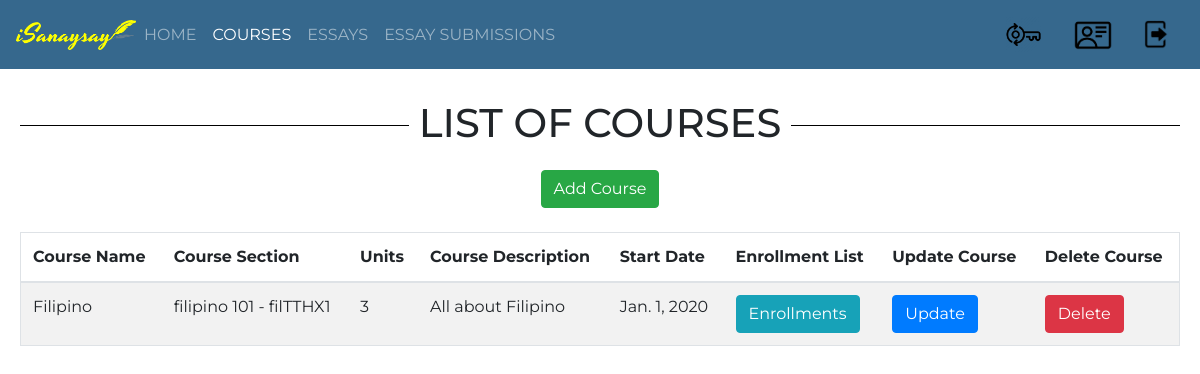
/isanaysay/view_courses (signed in), run on the app's committed database.
### users/models.py (models this page shows, shortened)
class Course(models.Model):
    pass
    semester_Choices = (
        ('A', 'First Semester'),
        ('B', 'Second Semester'),
        ('C', 'Summer'),
    )
    shoolYear_Choices = (
        ('1', '2019-2020'),
        ('2', '2020-2021'),
        ('3', '2021-2022'),
    )
    name = models.CharField(verbose_name="Course Name", max_length=128)
    course_code = models.CharField(verbose_name="Course Code", max_length=128)
    course_description = models.CharField(verbose_name="Course Description", max_length=500)
    course_detail = models.CharField(verbose_name="Course Detail", max_length=100)
    course_unit = models.IntegerField(verbose_name="Course Units", default=3)
    course_semester = models.CharField(max_length=1,choices=semester_Choices, default='A', verbose_name="Semester")
    course_school_year = models.CharField(max_length=1,choices=shoolYear_Choices, default='20', verbose_name="School Year")
    start_date = models.DateField(verbose_name="Course Start Date")
    end_date = models.DateField(verbose_name="Course End Date")
    students = models.ManyToManyField(CustomUser, related_name='students_enrolled')
    teacher = models.ForeignKey(CustomUser, verbose_name="Teacher", on_delete = models.CASCADE)

### users/views.py (the view)
def view_courses(request):
    if request.user.is_authenticated:
        user_id = request.user.id
        template = "list_course.html"
        course_school_years = Course.objects.select_related('teacher').filter(teacher__id=user_id).values('course_school_year').annotate(dcount=Count('course_school_year'))
        course_semesters = Course.objects.select_related('teacher').filter(teacher__id=user_id).values('course_semester').annotate(dcount=Count('course_semester'))
        courses = Course.objects.select_related('teacher').filter(teacher__id=user_id)
        context = {
            'course_school_years': course_school_years,
            'course_semesters': course_semesters,
            'courses': courses,
            'user_id': user_id,
        }
        return render(request, template, context)
    else:
        return HttpResponseRedirect(reverse_lazy('index'))

### users/models.py (called while the page is built)
    def __str__(self):
        return self.first_name + " " + self.middle_name + " " + self.last_name

### templates/list_course.html (shortened to what this page needs)
{% extends 'base.html' %}
{% block content %}
	<div id="parent"><div id="child"><br/><br/><br/>
		<h1><span>LIST OF COURSES</span></h1><br/>
		<a href="{% url 'add-course' %}" class="btn btn-success">Add Course</a> <br /><br />
		<table class="ui-responsive table table-striped table-bordered">
			<thead>
				<tr>
					<th style="text-align:left;">Course Name</th>
					<th style="text-align:left;">Course Section</th>
					<th style="text-align:left;">Units</th>
					<th style="text-align:left;">Course Description</th>
					<th style="text-align:left;">Start Date</th>
					<th style="text-align:left;">Enrollment List</th>
					<th style="text-align:left;">Update Course</th>
					<th style="text-align:left;">Delete Course</th>
				</tr>
			</thead>
			<tbody>
				{% for course in courses %}
				<tr>
					<td style="text-align:left;">{{ course.name }}</td>
					<td style="text-align:left;">{{ course.course_code }} - {{ course.course_detail }}</td>
					<td style="text-align:left;">{{ course.course_unit }} </td>
					<td style="text-align:left;">{{ course.course_description }}</td>
					<td style="text-align:left;">{{ course.start_date }}</td>
					<td style="text-align:left;">
						<button type="button" class="btn btn-info" data-toggle="modal" data-target="#myModal{{ course.id }}">Enrollments</button>
					</td>
					<td style="text-align:left;">
						<a href="{% url 'update-course' course.id %}" class="btn btn-primary">Update</a>
					</td>
					<td style="text-align:left;">
						<a href="{% url 'delete-course' course.id %}" class="btn btn-danger">Delete</a>
					</td>
				</tr>
				{% empty %}
				<tr>
					<td colspan=9>No Courses yet</td>
				</tr>
				{% endfor %}
			</tbody>
		</table>
	</div></div>
{% endblock %}

### templates/base.html (style rules this page uses)
h1 { width: 100%; text-align: center; border-bottom: 1px solid #000; line-height: 0.1em; margin: 10px 0 20px; }
h1 span { background:#fff; padding:0 10px; }
body { font-family: 'Montserrat'; }
.table-bordered td, .table-bordered th { border:0; }
#parent { display: table; width: 100%; }
#child { display: table-cell; text-align: center; vertical-align: middle; padding-left:20px; padding-right:20px; }

### data on the page
Course: name "Filipino", course_code "filipino 101", course_detail "filTTHX1", course_unit "3", course_description "All about Filipino", start_date "Jan. 1, 2020"
